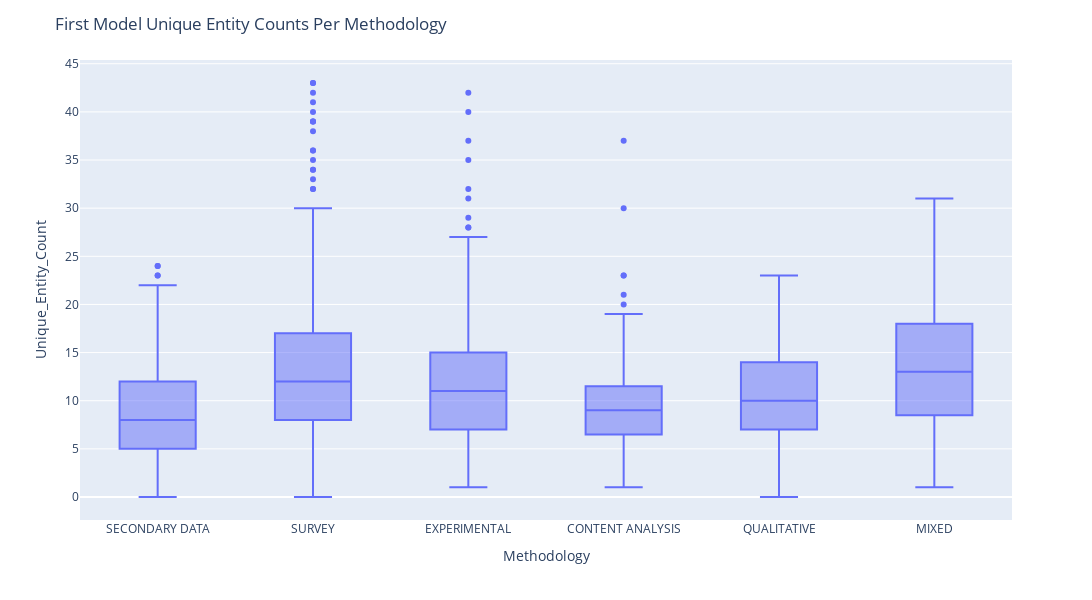

The cell this chart's notebook holds for it:
### Code cell
configure_plotly_browser_state()

fig = px.box(df_last_2, y = "Unique_Entity_Count", x = "Methodology", hover_data=["Document"])
fig.update_layout(
    autosize=False,
    width=1500,
    height=600,
    title_text=f"First Model Unique Entity Counts Per Methodology",

)
fig.show()

### Figure 1 — Plotly figure (JSON) as saved in the notebook; plotly's stock layout.template omitted (floating-point values rounded to 4 significant figures; data arrays with more than 128 entries replaced by an {"elided": "..."} marker saying what was removed)
{"data": [{"alignmentgroup": "True", "customdata": {"elided": "2775x1 int values"}, "hovertemplate": "Methodology=%{x}<br>Unique_Entity_Count=%{y}<br>Document=%{customdata[0]}<extra></extra>", "legendgroup": "", "marker": {"color": "#636efa"}, "name": "", "notched": false, "offsetgroup": "", "orientation": "v", "showlegend": false, "x": {"elided": "2775 str values"}, "x0": " ", "xaxis": "x", "y": {"elided": "2775 int values"}, "y0": " ", "yaxis": "y", "type": "box"}], "layout": {"xaxis": {"anchor": "y", "domain": [0, 1], "title": {"text": "Methodology"}}, "yaxis": {"anchor": "x", "domain": [0, 1], "title": {"text": "Unique_Entity_Count"}}, "legend": {"tracegroupgap": 0}, "margin": {"t": 60}, "boxmode": "group", "title": {"text": "First Model Unique Entity Counts Per Methodology"}, "autosize": false, "width": 1500, "height": 600}}
